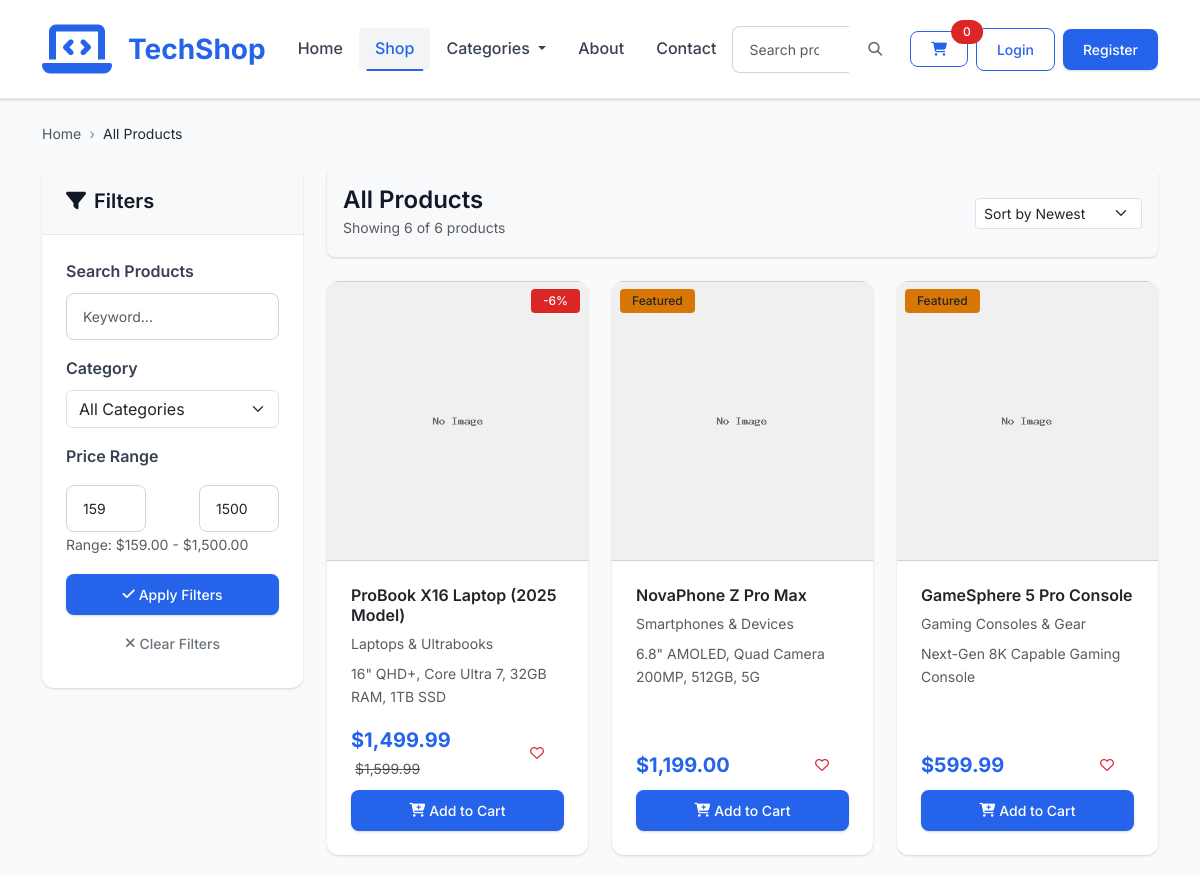
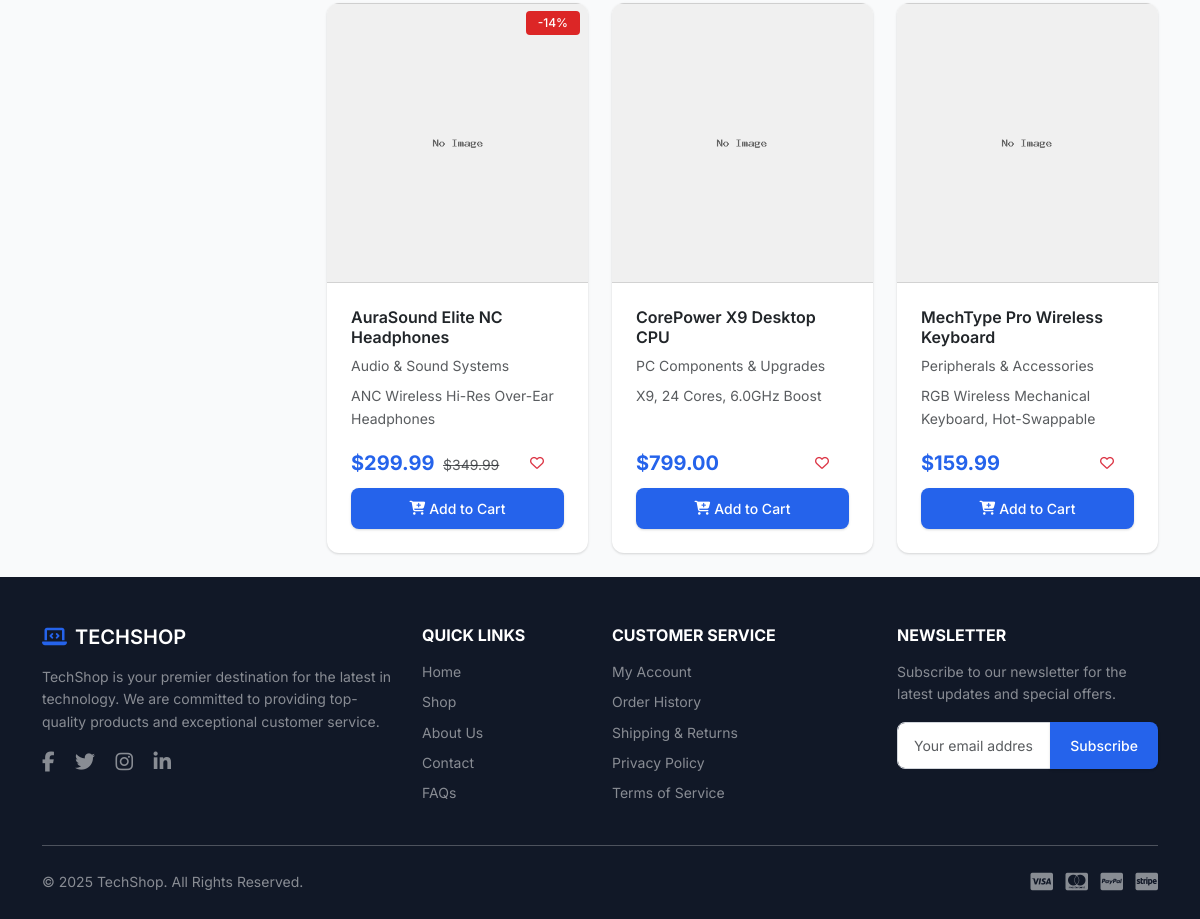
The page /frontend/shop.php on the database its author committed (2 pictures, top to bottom).
### tables this page shows
CREATE TABLE `products` (
  `id` int(11) NOT NULL AUTO_INCREMENT,
  `name` varchar(200) NOT NULL,
  `slug` varchar(200) NOT NULL,
  `description` text DEFAULT NULL,
  `short_description` text DEFAULT NULL,
  `price` decimal(10,2) NOT NULL,
  `sale_price` decimal(10,2) DEFAULT NULL,
  `sku` varchar(100) DEFAULT NULL,
  `stock` int(11) DEFAULT 0,
  `category_id` int(11) DEFAULT NULL,
  `brand` varchar(100) DEFAULT NULL,
  `weight` decimal(8,2) DEFAULT NULL,
  `dimensions` varchar(100) DEFAULT NULL,
  `image` varchar(255) DEFAULT NULL,
  `gallery` text DEFAULT NULL,  
  `featured` tinyint(1) DEFAULT 0,
  `status` enum('active','inactive','out_of_stock') DEFAULT 'active',
  `meta_title` varchar(200) DEFAULT NULL,
  `meta_description` text DEFAULT NULL,
  `created_at` timestamp NULL DEFAULT current_timestamp(),
  `updated_at` timestamp NULL DEFAULT current_timestamp() ON UPDATE current_timestamp(),
  PRIMARY KEY (`id`),
  UNIQUE KEY `slug` (`slug`),
  UNIQUE KEY `sku` (`sku`),
  KEY `category_id` (`category_id`),
  KEY `idx_status` (`status`),
  KEY `idx_featured` (`featured`),
  CONSTRAINT `products_ibfk_1` FOREIGN KEY (`category_id`) REFERENCES `categories` (`id`) ON DELETE SET NULL
);

CREATE TABLE `categories` (
  `id` int(11) NOT NULL AUTO_INCREMENT,
  `name` varchar(100) NOT NULL,
  `slug` varchar(100) NOT NULL,
  `description` text DEFAULT NULL,
  `image` varchar(255) DEFAULT NULL,
  `parent_id` int(11) DEFAULT NULL,
  `sort_order` int(11) DEFAULT 0,
  `status` enum('active','inactive') DEFAULT 'active',
  `created_at` timestamp NULL DEFAULT current_timestamp(),
  `updated_at` timestamp NULL DEFAULT current_timestamp() ON UPDATE current_timestamp(),
  PRIMARY KEY (`id`),
  UNIQUE KEY `slug` (`slug`),
  KEY `parent_id` (`parent_id`),
  CONSTRAINT `categories_ibfk_1` FOREIGN KEY (`parent_id`) REFERENCES `categories` (`id`) ON DELETE SET NULL
);

### config/config.php (called while the page is built, shortened)
<?php
function formatPrice($price) {
    return '$' . number_format((float)$price, 2);
}
?>

### frontend/shop.php (the view, shortened to what this page needs)
<?php
require_once dirname(__DIR__) . '/config/config.php';
$search_query = isset($_GET['search']) ? sanitizeInput($_GET['search']) : '';
$sort_order = isset($_GET['sort']) ? sanitizeInput($_GET['sort']) : 'newest';
$min_price = isset($_GET['min_price']) && is_numeric($_GET['min_price']) ? (float)$_GET['min_price'] : null;
$max_price = isset($_GET['max_price']) && is_numeric($_GET['max_price']) ? (float)$_GET['max_price'] : null;
$page = isset($_GET['page']) && is_numeric($_GET['page']) ? (int)$_GET['page'] : 1;
$products_per_page = 12;
$offset = ($page - 1) * $products_per_page;
$sql_conditions = ["p.status = 'active'"];
$sql_params = [];
$selected_category_name = 'All Products';
$where_clause = implode(' AND ', $sql_conditions);
$order_by_options = [
    'newest' => 'p.created_at DESC',
    'oldest' => 'p.created_at ASC',
    'price_low' => 'COALESCE(p.sale_price, p.price) ASC, p.price ASC',
    'price_high' => 'COALESCE(p.sale_price, p.price) DESC, p.price DESC',
    'name_az' => 'p.name ASC',
    'name_za' => 'p.name DESC',
    'featured' => 'p.featured DESC, p.created_at DESC'
];
$current_order_by = $order_by_options[$sort_order] ?? $order_by_options['newest'];
$count_sql = "SELECT COUNT(p.id) FROM products p WHERE $where_clause";
$count_stmt = $pdo->prepare($count_sql);
$count_stmt->execute($sql_params);
$total_products = $count_stmt->fetchColumn();
$products_sql = "SELECT p.id, p.name, p.slug, p.short_description, p.price, p.sale_price, p.image, p.featured, p.stock, c.name as category_name
               FROM products p
               LEFT JOIN categories c ON p.category_id = c.id
               WHERE $where_clause
               ORDER BY $current_order_by
               LIMIT $products_per_page OFFSET $offset";
$products_stmt = $pdo->prepare($products_sql);
$products_stmt->execute($sql_params);
$products = $products_stmt->fetchAll();
$price_range_stmt = $pdo->query("SELECT MIN(COALESCE(sale_price, price)) as min_p, MAX(COALESCE(sale_price, price)) as max_p FROM products WHERE status = 'active'");
$price_range = $price_range_stmt->fetch();
$global_min_price = $price_range ? floor($price_range['min_p']) : 0;
$global_max_price = $price_range ? ceil($price_range['max_p']) : 1000;
include 'includes/header.php';
?>
<div class="container py-4">
    <nav aria-label="breadcrumb mb-4">
        <ol class="breadcrumb">
            <li class="breadcrumb-item"><a href="<?php echo FRONTEND_URL; ?>/index.php">Home</a></li>
            <li class="breadcrumb-item active" aria-current="page"><?php echo htmlspecialchars($selected_category_name); ?></li>
        </ol>
    </nav>
    <div class="row">
        <aside class="col-lg-3">
            <form method="GET" action="<?php echo FRONTEND_URL; ?>/shop.php" id="filter-form">
                <div class="filter-widget card shadow-sm mb-4">
                    <div class="card-header bg-light">
                        <h5 class="mb-0"><i class="fas fa-filter me-2"></i>Filters</h5>
                    </div>
                    <div class="card-body">
                        <div class="mb-3">
                            <label for="shop-search" class="form-label fw-semibold">Search Products</label>
                            <input type="text" class="form-control" id="shop-search" name="search" value="<?php echo htmlspecialchars($search_query); ?>" placeholder="Keyword...">
                        </div>
                        <div class="mb-3">
                            <label for="category-filter" class="form-label fw-semibold">Category</label>
                            <select class="form-select" id="category-filter" name="category">
                                <option value="">All Categories</option>
                            </select>
                        </div>
                        <div class="mb-3">
                            <label class="form-label fw-semibold">Price Range</label>
                            <div class="d-flex justify-content-between mt-2">
                                <input type="number" class="form-control form-control-sm me-2" id="min-price-input" name="min_price" value="<?php echo $min_price ?? $global_min_price; ?>" placeholder="Min" style="width: 80px;">
                                <input type="number" class="form-control form-control-sm" id="max-price-input" name="max_price" value="<?php echo $max_price ?? $global_max_price; ?>" placeholder="Max" style="width: 80px;">
                            </div>
                            <small class="form-text text-muted">Range: <?php echo formatPrice($global_min_price) . " - " . formatPrice($global_max_price); ?></small>
                        </div>
                        <button type="submit" class="btn btn-primary w-100 mb-2"><i class="fas fa-check me-1"></i>Apply Filters</button>
                        <a href="<?php echo FRONTEND_URL; ?>/shop.php" class="btn btn-outline-secondary w-100"><i class="fas fa-times me-1"></i>Clear Filters</a>
                    </div>
                </div>
            </form>
        </aside>
        <main class="col-lg-9">
            <div class="d-flex justify-content-between align-items-center mb-4 p-3 bg-light rounded shadow-sm">
                <div>
                    <h4 class="mb-0"><?php echo htmlspecialchars($selected_category_name); ?></h4>
                    <small class="text-muted">Showing <?php echo count($products); ?> of <?php echo $total_products; ?> products</small>
                </div>
                <div>
                    <form method="GET" action="<?php echo FRONTEND_URL; ?>/shop.php" class="d-inline-block">
                        <select class="form-select form-select-sm" name="sort" onchange="this.form.submit()">
                            <option value="newest" <?php echo ($sort_order == 'newest') ? 'selected' : ''; ?>>Sort by Newest</option>
                        </select>
                    </form>
                </div>
            </div>
            <?php if (empty($products)): ?>
            <div class="text-center py-5">
                <i class="fas fa-box-open fa-4x text-muted mb-3"></i>
                <h4>No Products Found</h4>
                <p class="text-muted">Try adjusting your filters or search terms.</p>
                <a href="<?php echo FRONTEND_URL; ?>/shop.php" class="btn btn-primary mt-2">View All Products</a>
            </div>
            <?php else: ?>
            <div class="row row-cols-1 row-cols-sm-2 row-cols-md-3 g-4">
                <?php foreach ($products as $product): ?>
                <div class="col">
                    <div class="card product-card h-100 shadow-sm border-0">
                         <a href="<?php echo FRONTEND_URL . '/product.php?slug=' . htmlspecialchars($product['slug']); ?>">
                            <?php
                            $image_url = FRONTEND_URL . '/assets/images/placeholder.png';
                            ?>
                            <img src="<?php echo $image_url; ?>"
                                 class="card-img-top product-image"
                                 alt="<?php echo htmlspecialchars($product['name']); ?>"
                                 style="height: 280px; object-fit: cover;"
                                 onerror="this.src='<?php echo FRONTEND_URL; ?>/assets/images/placeholder.png'">
                        </a>
                        <?php if ($product['sale_price'] && $product['sale_price'] < $product['price']):
                            $discount_percentage = round((($product['price'] - $product['sale_price']) / $product['price']) * 100);
                        ?>
                            <span class="badge bg-danger position-absolute top-0 end-0 m-2">-<?php echo $discount_percentage; ?>%</span>
                        <?php elseif ($product['featured']): ?>
                             <span class="badge bg-warning text-dark position-absolute top-0 start-0 m-2">Featured</span>
                        <?php endif; ?>
                        <div class="card-body d-flex flex-column">
                            <h5 class="card-title fs-6">
                                <a href="<?php echo FRONTEND_URL . '/product.php?slug=' . htmlspecialchars($product['slug']); ?>" class="text-decoration-none text-dark product-name-link">
                                    <?php echo htmlspecialchars($product['name']); ?>
                                </a>
                            </h5>
                            <?php if ($product['category_name']): ?>
                                <small class="text-muted mb-2 d-block"><?php echo htmlspecialchars($product['category_name']); ?></small>
                            <?php endif; ?>
                            <p class="card-text text-muted small flex-grow-1">
                                <?php echo htmlspecialchars(substr($product['short_description'] ?: '', 0, 70)) . (strlen($product['short_description'] ?: '') > 70 ? '...' : ''); ?>
                            </p>
                            <div class="mt-auto">
                                <div class="d-flex justify-content-between align-items-center mb-2">
                                    <div>
                                        <?php if ($product['sale_price'] && $product['sale_price'] < $product['price']): ?>
                                            <span class="fw-bold text-primary fs-5"><?php echo formatPrice($product['sale_price']); ?></span>
                                            <small class="text-muted text-decoration-line-through ms-1"><?php echo formatPrice($product['price']); ?></small>
                                        <?php else: ?>
                                            <span class="fw-bold text-primary fs-5"><?php echo formatPrice($product['price']); ?></span>
                                        <?php endif; ?>
                                    </div>
                                    <button class="btn btn-sm btn-outline-danger wishlist-btn" data-product-id="<?php echo $product['id']; ?>" title="Add to Wishlist">
                                        <i class="far fa-heart"></i>
                                    </button>
                                </div>
                                <div class="d-grid">
                                    <button class="btn btn-sm btn-primary add-to-cart-btn" data-product-id="<?php echo $product['id']; ?>" <?php echo $product['stock'] <=0 ? 'disabled' : ''; ?>>
                                        <i class="fas fa-cart-plus me-1"></i> <?php echo $product['stock'] <=0 ? 'Out of Stock' : 'Add to Cart'; ?>
                                    </button>
                                </div>
                            </div>
                        </div>
                    </div>
                </div>
                <?php endforeach; ?>
            </div>
            <?php endif; ?>
        </main>
    </div>
</div>
<?php
include 'includes/footer.php';
?>

### frontend/assets/css/style.css (style rules this page uses)
:root { --primary-color: #2563eb; --primary-dark: #1d4ed8; --primary-light: #3b82f6; --secondary-color: #64748b; --success-color: #059669; --danger-color: #dc2626; --warning-color: #d97706; --info-color: #0891b2; --light-color: #f8fafc; --dark-color: #1e293b; --white: #ffffff; --gray-50: #f9fafb; --gray-100: #f3f4f6; --gray-200: #e5e7eb; --gray-300: #d1d5db; --gray-400: #9ca3af; --gray-500: #6b7280; --gray-600: #4b5563; --gray-700: #374151; --gray-800: #1f2937; --gray-900: #111827; --border-radius: 0.5rem; --border-radius-sm: 0.25rem; --border-radius-lg: 0.75rem; --box-shadow: 0 1px 3px 0 rgba(0, 0, 0, 0.1), 0 1px 2px 0 rgba(0, 0, 0, 0.06); --box-shadow-md: 0 4px 6px -1px rgba(0, 0, 0, 0.1), 0 2px 4px -1px rgba(0, 0, 0, 0.06); --box-shadow-lg: 0 10px 15px -3px rgba(0, 0, 0, 0.1), 0 4px 6px -2px rgba(0, 0, 0, 0.05); --transition: all 0.2s cubic-bezier(0.4, 0, 0.2, 1); }
* { margin: 0; padding: 0; box-sizing: border-box; }
body { font-family: "Inter", -apple-system, BlinkMacSystemFont, "Segoe UI", Roboto, "Helvetica Neue", Arial, sans-serif; line-height: 1.6; color: var(--gray-800); background-color: var(--gray-50); font-size: 16px; }
h1, h2, h3, h4, h5, h6 { font-weight: 600; line-height: 1.25; color: var(--gray-900); }
.text-primary { color: var(--primary-color) !important; }
.btn { border-radius: var(--border-radius); font-weight: 500; transition: var(--transition); padding: 0.625rem 1.25rem; font-size: 0.875rem; border: none; cursor: pointer; display: inline-flex; align-items: center; justify-content: center; text-decoration: none; }
.btn-primary { background-color: var(--primary-color); color: var(--white); box-shadow: var(--box-shadow); }
.product-card { border: none; border-radius: var(--border-radius-lg); box-shadow: var(--box-shadow); transition: var(--transition); height: 100%; background-color: var(--white); overflow: hidden; position: relative; }
.product-image { width: 100%; height: 280px; object-fit: cover; object-position: center; transition: var(--transition); background-color: var(--gray-100); }
.card-body { padding: 1.5rem; }
.card { border: none; border-radius: var(--border-radius-lg); box-shadow: var(--box-shadow); background-color: var(--white); overflow: hidden; }
.card-header { background-color: var(--gray-50); border-bottom: 1px solid var(--gray-200); font-weight: 600; color: var(--gray-800); padding: 1.25rem 1.5rem; }
.form-control { border-radius: var(--border-radius); border: 1px solid var(--gray-300); transition: var(--transition); padding: 0.75rem 1rem; font-size: 0.875rem; }
.form-label { font-weight: 500; color: var(--gray-700); margin-bottom: 0.5rem; }
.badge { font-size: 0.75rem; font-weight: 500; padding: 0.375rem 0.75rem; border-radius: var(--border-radius-sm); }
.bg-danger { background-color: var(--danger-color) !important; }
.bg-warning { background-color: var(--warning-color) !important; }
.breadcrumb { background: transparent; padding: 0; margin-bottom: 1.5rem; font-size: 0.875rem; }
.breadcrumb-item a { color: var(--gray-600); text-decoration: none; }
.breadcrumb-item.active { color: var(--gray-800); }
.breadcrumb-item + .breadcrumb-item::before { content: "›"; color: var(--gray-400); font-weight: 600; }
.shadow-sm { box-shadow: var(--box-shadow) !important; }
.rounded { border-radius: var(--border-radius) !important; }
.text-decoration-none { text-decoration: none !important; }

### rows shown on the page
products: discount_percentage "6", name "ProBook X16 Laptop (2025 Model)", category.name "Laptops & Ultrabooks", short_description "16\" QHD+, Core Ultra 7, 32GB RAM, 1TB SSD", sale_price "$1,499.99", price "$1,599.99", stock "Add to Cart"
products: featured "Featured", name "NovaPhone Z Pro Max", category.name "Smartphones & Devices", short_description "6.8\" AMOLED, Quad Camera 200MP, 512GB, 5G", price "$1,199.00", stock "Add to Cart"
products: featured "Featured", name "GameSphere 5 Pro Console", category.name "Gaming Consoles & Gear", short_description "Next-Gen 8K Capable Gaming Console", price "$599.99", stock "Add to Cart"
products: discount_percentage "14", name "AuraSound Elite NC Headphones", category.name "Audio & Sound Systems", short_description "ANC Wireless Hi-Res Over-Ear Headphones", sale_price "$299.99", price "$349.99", stock "Add to Cart"
products: name "CorePower X9 Desktop CPU", category.name "PC Components & Upgrades", short_description "X9, 24 Cores, 6.0GHz Boost", price "$799.00", stock "Add to Cart"
products: name "MechType Pro Wireless Keyboard", category.name "Peripherals & Accessories", short_description "RGB Wireless Mechanical Keyboard, Hot-Swappable", price "$159.99", stock "Add to Cart"

### other values the page prints
SITE_NAME "TechShop"
getCartCount() "0"
$selected_category_name "All Products"
formatPrice($global_min_price) "$159.00"
formatPrice($global_max_price) "$1,500.00"
count($products) "6"
$total_products "6"
SITE_NAME "TECHSHOP"
